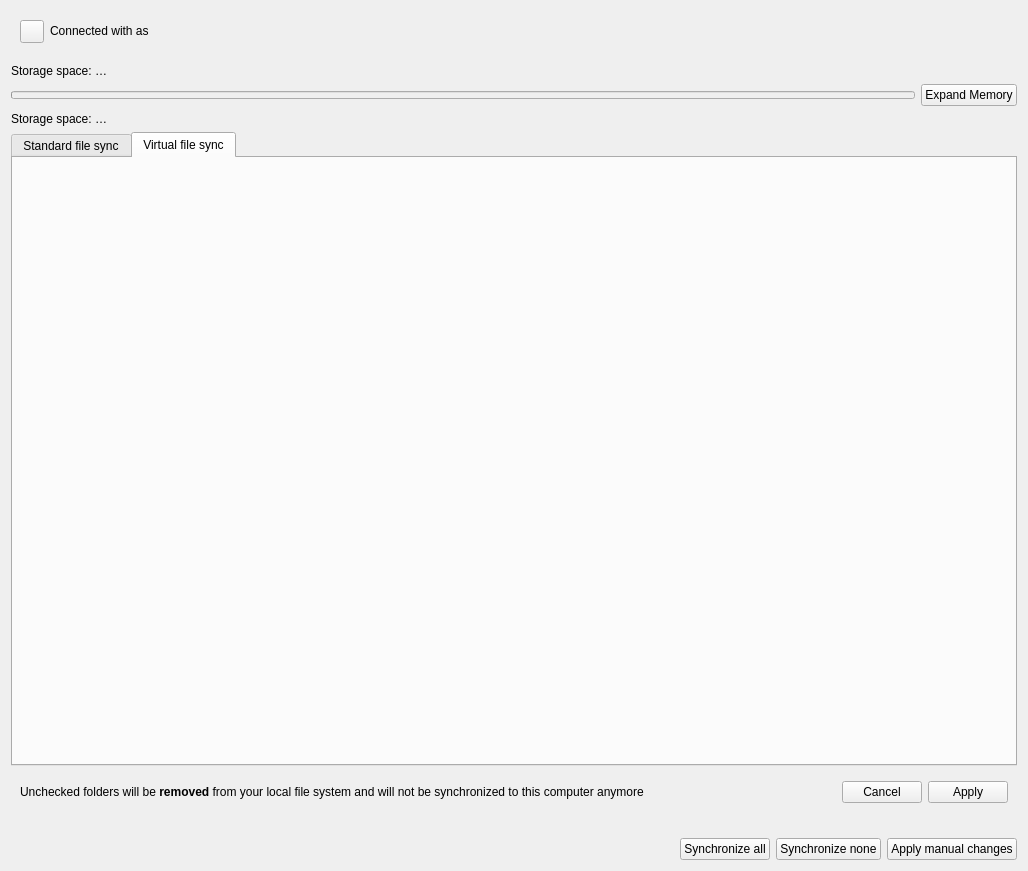
<?xml version="1.0" encoding="UTF-8"?>
<ui version="4.0">
    <class>OCC::AccountSettings</class>
    <widget class="QWidget" name="OCC::AccountSettings">
        <property name="geometry">
            <rect>
                <x>0</x>
                <y>0</y>
                <width>1028</width>
                <height>871</height>
            </rect>
        </property>
        <property name="windowTitle">
            <string notr="true">Form</string>
        </property>
        <property name="leftMargin">
            <number>32</number>
        </property>        
        <property name="rightMargin">
            <number>32</number>
        </property>        
        <property name="topMargin">
            <number>32</number>
        </property>        
        <property name="bottomMargin">
            <number>32</number>
        </property>        
        <layout class="QGridLayout" name="account_gridLayout">
            <item row="2" column="0">
                <layout class="QVBoxLayout" name="storageGroupBox">
                    <item>
                        <widget class="QLabel" name="quotaInfoLabel">
                            <property name="sizePolicy">
                                <sizepolicy hsizetype="Minimum" vsizetype="Fixed">
                                    <horstretch>0</horstretch>
                                    <verstretch>0</verstretch>
                                </sizepolicy>
                            </property>
                            <property name="toolTip">
                                <string />
                            </property>
                            <property name="text">
                                <string>Storage space: …</string>
                            </property>
                            <property name="textFormat">
                                <enum>Qt::PlainText</enum>
                            </property>
                            <property name="wordWrap">
                                <bool>false</bool>
                            </property>
                        </widget>
                    </item>
                    <item>
                        <layout class="QHBoxLayout">
                            <item>
                                <widget class="QProgressBar" name="quotaProgressBar">
                                    <property name="enabled">
                                        <bool>false</bool>
                                    </property>
                                    <property name="sizePolicy">
                                        <sizepolicy hsizetype="MinimumExpanding" vsizetype="Fixed">
                                            <horstretch>0</horstretch>
                                            <verstretch>0</verstretch>
                                        </sizepolicy>
                                    </property>
                                    <property name="maximumSize">
                                        <size>
                                            <width>16777215</width>
                                            <height>8</height>
                                        </size>
                                    </property>
                                    <property name="maximum">
                                        <number>100</number>
                                    </property>
                                    <property name="value">
                                        <number>-1</number>
                                    </property>
                                    <property name="textVisible">
                                        <bool>false</bool>
                                    </property>
                                </widget>
                            </item>
                            <item>
                                <widget class="QPushButton" name="expandMemoryButton">
                                    <property name="sizePolicy">
                                        <sizepolicy hsizetype="Minimum" vsizetype="Maximum">
                                            <horstretch>0</horstretch>
                                            <verstretch>0</verstretch>
                                        </sizepolicy>
                                    </property>
                                    <property name="text">
                                        <string>Expand Memory</string>
                                    </property>
                                </widget>
                            </item>
                        </layout>   
                    </item>
                    <item>
                        <widget class="QLabel" name="quotaInfo2Label">
                            <property name="sizePolicy">
                                <sizepolicy hsizetype="Minimum" vsizetype="Fixed">
                                    <horstretch>0</horstretch>
                                    <verstretch>0</verstretch>
                                </sizepolicy>
                            </property>
                            <property name="toolTip">
                                <string />
                            </property>
                            <property name="text">
                                <string>Storage space: …</string>
                            </property>
                            <property name="textFormat">
                                <enum>Qt::PlainText</enum>
                            </property>
                            <property name="wordWrap">
                                <bool>false</bool>
                            </property>
                        </widget>
                    </item>
                </layout>
            </item>
            <item row="4" column="0">
                <widget class="QWidget" name="selectiveSyncStatus" native="true">
                    <layout class="QHBoxLayout" name="horizontalLayout_3">
                        <item>
                            <layout class="QVBoxLayout" name="verticalLayout_3">
                                <item>
                                    <widget class="QLabel" name="selectiveSyncLabel">
                                        <property name="sizePolicy">
                                            <sizepolicy hsizetype="MinimumExpanding"
                                                vsizetype="Maximum">
                                                <horstretch>0</horstretch>
                                                <verstretch>0</verstretch>
                                            </sizepolicy>
                                        </property>
                                        <property name="text">
                                            <string>Unchecked folders will be &lt;b&gt;removed&lt;/b&gt; from your local file system and will not be synchronized to this computer anymore</string>
                                        </property>
                                        <property name="textFormat">
                                            <enum>Qt::RichText</enum>
                                        </property>
                                        <property name="wordWrap">
                                            <bool>true</bool>
                                        </property>
                                        <property name="openExternalLinks">
                                            <bool>true</bool>
                                        </property>
                                    </widget>
                                </item>
                            </layout>
                        </item>
                        <item>
                            <widget class="QWidget" name="selectiveSyncButtons" native="true">
                                <layout class="QHBoxLayout" name="horizontalLayout">
                                    <property name="leftMargin">
                                        <number>0</number>
                                    </property>
                                    <property name="topMargin">
                                        <number>0</number>
                                    </property>
                                    <property name="rightMargin">
                                        <number>0</number>
                                    </property>
                                    <property name="bottomMargin">
                                        <number>0</number>
                                    </property>
                                    <item>
                                        <widget class="QPushButton" name="selectiveSyncCancel">
                                            <property name="sizePolicy">
                                                <sizepolicy hsizetype="Minimum" vsizetype="Maximum">
                                                    <horstretch>0</horstretch>
                                                    <verstretch>0</verstretch>
                                                </sizepolicy>
                                            </property>
                                            <property name="text">
                                                <string>Cancel</string>
                                            </property>
                                        </widget>
                                    </item>
                                    <item>
                                        <widget class="QPushButton" name="selectiveSyncApply">
                                            <property name="sizePolicy">
                                                <sizepolicy hsizetype="Minimum" vsizetype="Maximum">
                                                    <horstretch>0</horstretch>
                                                    <verstretch>0</verstretch>
                                                </sizepolicy>
                                            </property>
                                            <property name="text">
                                                <string>Apply</string>
                                            </property>
                                        </widget>
                                    </item>
                                </layout>
                            </widget>
                        </item>
                    </layout>
                </widget>
            </item>
            <item row="0" column="0">
                <widget class="QWidget" name="accountStatus" native="true">
                    <layout class="QGridLayout" name="gridLayout_2">
                        <item row="0" column="0">
                            <widget class="SslButton" name="sslButton">
                                <property name="sizePolicy">
                                    <sizepolicy hsizetype="Maximum" vsizetype="Fixed">
                                        <horstretch>0</horstretch>
                                        <verstretch>0</verstretch>
                                    </sizepolicy>
                                </property>
                                <property name="text">
                                    <string />
                                </property>
                            </widget>
                        </item>
                        <item row="0" column="1">
                            <widget class="QLabel" name="connectLabel">
                                <property name="sizePolicy">
                                    <sizepolicy hsizetype="MinimumExpanding" vsizetype="Preferred">
                                        <horstretch>0</horstretch>
                                        <verstretch>0</verstretch>
                                    </sizepolicy>
                                </property>
                                <property name="text">
                                    <string>Connected with &lt;server&gt; as &lt;user&gt;</string>
                                </property>
                                <property name="textFormat">
                                    <enum>Qt::RichText</enum>
                                </property>
                                <property name="wordWrap">
                                    <bool>true</bool>
                                </property>
                                <property name="openExternalLinks">
                                    <bool>true</bool>
                                </property>
                            </widget>
                        </item>
                    </layout>
                </widget>
            </item>
            <item row="1" column="0">
                <widget class="KMessageWidget" name="encryptionMessage" native="true" />
            </item>
            <item row="5" column="0">
                <widget class="QWidget" name="bigFolderUi" native="true">
                    <layout class="QVBoxLayout" name="verticalLayout">
                        <property name="leftMargin">
                            <number>0</number>
                        </property>
                        <property name="topMargin">
                            <number>0</number>
                        </property>
                        <property name="rightMargin">
                            <number>0</number>
                        </property>
                        <property name="bottomMargin">
                            <number>0</number>
                        </property>
                        <item>
                            <widget class="QLabel" name="selectiveSyncNotification">
                                <property name="styleSheet">
                                    <string notr="true">color: red</string>
                                </property>
                                <property name="text">
                                    <string />
                                </property>
                                <property name="wordWrap">
                                    <bool>true</bool>
                                </property>
                            </widget>
                        </item>
                        <item>
                            <layout class="QHBoxLayout" name="horizontalLayout_2">
                                <item>
                                    <spacer name="horizontalSpacer">
                                        <property name="orientation">
                                            <enum>Qt::Horizontal</enum>
                                        </property>
                                        <property name="sizeHint" stdset="0">
                                            <size>
                                                <width>40</width>
                                                <height>20</height>
                                            </size>
                                        </property>
                                    </spacer>
                                </item>
                                <item>
                                    <widget class="QPushButton" name="bigFolderSyncAll">
                                        <property name="text">
                                            <string>Synchronize all</string>
                                        </property>
                                    </widget>
                                </item>
                                <item>
                                    <widget class="QPushButton" name="bigFolderSyncNone">
                                        <property name="text">
                                            <string>Synchronize none</string>
                                        </property>
                                    </widget>
                                </item>
                                <item>
                                    <widget class="QPushButton" name="bigFolderApply">
                                        <property name="text">
                                            <string>Apply manual changes</string>
                                        </property>
                                    </widget>
                                </item>
                            </layout>
                        </item>
                    </layout>
                </widget>
            </item>
            <item row="3" column="0">
                <widget class="QTabWidget" name="tabWidget">
                    <property name="currentIndex">
                        <number>1</number>
                    </property>
                    <widget class="QWidget" name="standardSyncTab">
                        <attribute name="title">
                            <string>Standard file sync</string>
                        </attribute>
                        <layout class="QVBoxLayout" name="verticalLayout_4" stretch="0">
                            <property name="leftMargin">
                                <number>0</number>
                            </property>
                            <property name="topMargin">
                                <number>0</number>
                            </property>
                            <property name="rightMargin">
                                <number>0</number>
                            </property>
                            <property name="bottomMargin">
                                <number>0</number>
                            </property>
                            <item>
                                <widget class="OCC::FolderStatusView" name="_folderList">
                                    <property name="sizePolicy">
                                        <sizepolicy hsizetype="Expanding" vsizetype="Expanding">
                                            <horstretch>0</horstretch>
                                            <verstretch>0</verstretch>
                                        </sizepolicy>
                                    </property>
                                    <property name="contextMenuPolicy">
                                        <enum>Qt::CustomContextMenu</enum>
                                    </property>
                                    <property name="autoFillBackground">
                                        <bool>false</bool>
                                    </property>
                                    <property name="editTriggers">
                                        <set>QAbstractItemView::NoEditTriggers</set>
                                    </property>
                                    <property name="animated">
                                        <bool>true</bool>
                                    </property>
                                </widget>
                            </item>
                        </layout>
                    </widget>
                    <widget class="QWidget" name="fileProviderTab">
                        <attribute name="title">
                            <string>Virtual file sync</string>
                        </attribute>
                    </widget>
                </widget>
            </item>
        </layout> 
    </widget>
    <customwidgets>
        <customwidget>
            <class>SslButton</class>
            <extends>QToolButton</extends>
            <header>sslbutton.h</header>
        </customwidget>
        <customwidget>
            <class>OCC::FolderStatusView</class>
            <extends>QTreeView</extends>
            <header>folderstatusview.h</header>
        </customwidget>
        <customwidget>
            <class>KMessageWidget</class>
            <extends>QWidget</extends>
            <header>kmessagewidget.h</header>
            <container>1</container>
        </customwidget>
    </customwidgets>
    <resources />
    <connections />
</ui>
